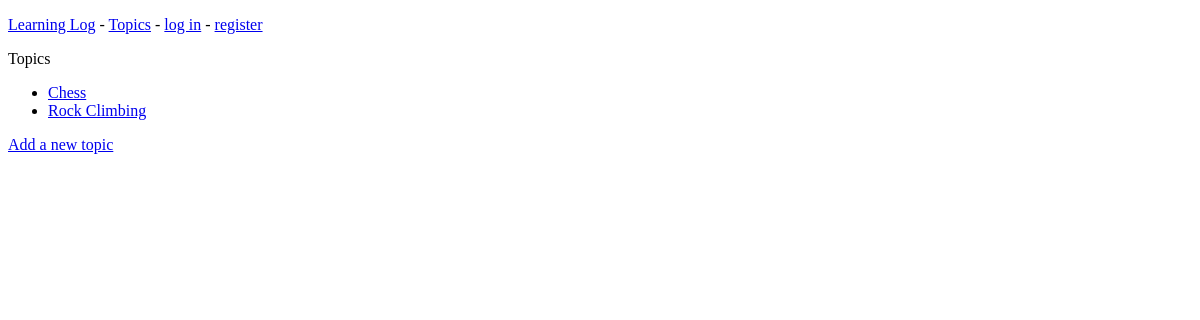
The app's page /topics/, older data.
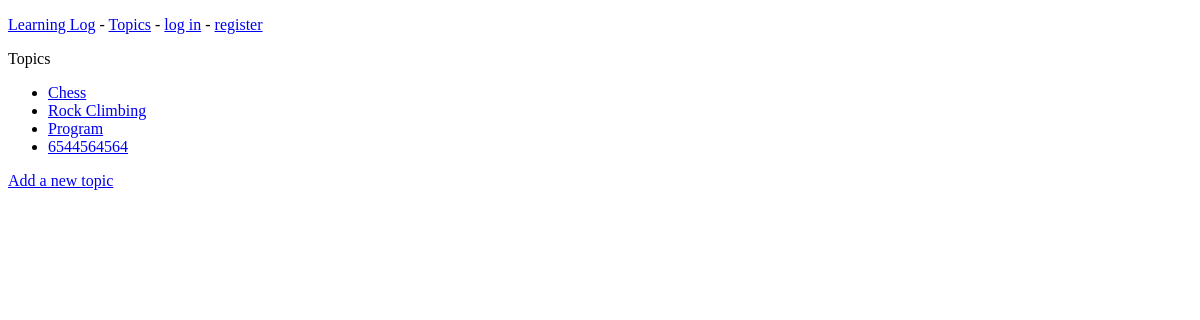
The same page, newer data.
### learning_logs/models.py (models this page shows)
class Topic(models.Model):
    text = models.CharField(max_length=200)
    data_added = models.DateTimeField(auto_now_add=True)
    def __str__(self):
        return self.text

### learning_logs/views.py (the view)
# urls.py: path('topics/', views.topics, name='topics'),
def topics(request):
    topics = Topic.objects.order_by('data_added')
    context = {'topics': topics}
    return render(request, 'learning_logs/topics.html', context)

### learning_logs/templates/learning_logs/topics.html
{% extends 'learning_logs/_layouts/base.html' %}
{% block content %}
  <p>Topics</p>
  <ul>
    {% for topic in topics %}
      <li><a href="{% url 'learning_logs:topic' topic.id %}">{{ topic }}</a></li>
    {% empty %}
      <li>No topics have been added yet.</li>
    {% endfor %}
  </ul>
  <a href="{% url 'learning_logs:new_topic' %}">Add a new topic</a>
{% endblock content %}

### learning_logs/templates/learning_logs/_layouts/base.html (shortened to what this page needs)
<!DOCTYPE html>
<html lang="pt-br">
<head>
</head>
<body>
  <p>
      <a href="{% url 'learning_logs:index' %}">Learning Log</a> -
      <a href="{% url 'learning_logs:topics' %}">Topics</a> -
      {% if user.is_authenticated %}
        Hello, {{ user.username }}.
        <a href="{% url 'users:logout' %}">log out</a>
      {% else %}
        <a href="{% url 'users:login' %}">log in</a> -
        <a href="{% url 'users:register' %}">register</a>
      {% endif %}
  </p>
  {% block content %}{% endblock %}
</body>
</html>

Row changes from the older to the newer data that the page shows:
added Topic: text "Program"
added Topic: text "6544564564"
